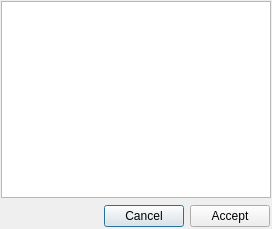
<?xml version="1.0" encoding="UTF-8"?>
<ui version="4.0">
 <class>ExcelSelectionDialog</class>
 <widget class="QDialog" name="ExcelSelectionDialog">
  <property name="geometry">
   <rect>
    <x>0</x>
    <y>0</y>
    <width>272</width>
    <height>229</height>
   </rect>
  </property>
  <property name="maximumSize">
   <size>
    <width>272</width>
    <height>229</height>
   </size>
  </property>
  <property name="windowTitle">
   <string>Excel sheet selection</string>
  </property>
  <property name="modal">
   <bool>true</bool>
  </property>
  <layout class="QVBoxLayout" name="verticalLayout">
   <property name="leftMargin">
    <number>1</number>
   </property>
   <property name="topMargin">
    <number>1</number>
   </property>
   <property name="rightMargin">
    <number>1</number>
   </property>
   <property name="bottomMargin">
    <number>1</number>
   </property>
   <item>
    <widget class="QListWidget" name="sheets_list">
     <property name="frameShape">
      <enum>QFrame::StyledPanel</enum>
     </property>
    </widget>
   </item>
   <item>
    <widget class="QFrame" name="frame">
     <property name="frameShape">
      <enum>QFrame::NoFrame</enum>
     </property>
     <property name="frameShadow">
      <enum>QFrame::Raised</enum>
     </property>
     <layout class="QHBoxLayout" name="horizontalLayout">
      <property name="leftMargin">
       <number>1</number>
      </property>
      <property name="topMargin">
       <number>1</number>
      </property>
      <property name="rightMargin">
       <number>1</number>
      </property>
      <property name="bottomMargin">
       <number>1</number>
      </property>
      <item>
       <spacer name="horizontalSpacer">
        <property name="orientation">
         <enum>Qt::Horizontal</enum>
        </property>
        <property name="sizeHint" stdset="0">
         <size>
          <width>40</width>
          <height>20</height>
         </size>
        </property>
       </spacer>
      </item>
      <item>
       <widget class="QPushButton" name="cancelButton">
        <property name="text">
         <string>Cancel</string>
        </property>
       </widget>
      </item>
      <item>
       <widget class="QPushButton" name="acceptButton">
        <property name="text">
         <string>Accept</string>
        </property>
       </widget>
      </item>
     </layout>
    </widget>
   </item>
  </layout>
 </widget>
 <resources/>
 <connections/>
</ui>
